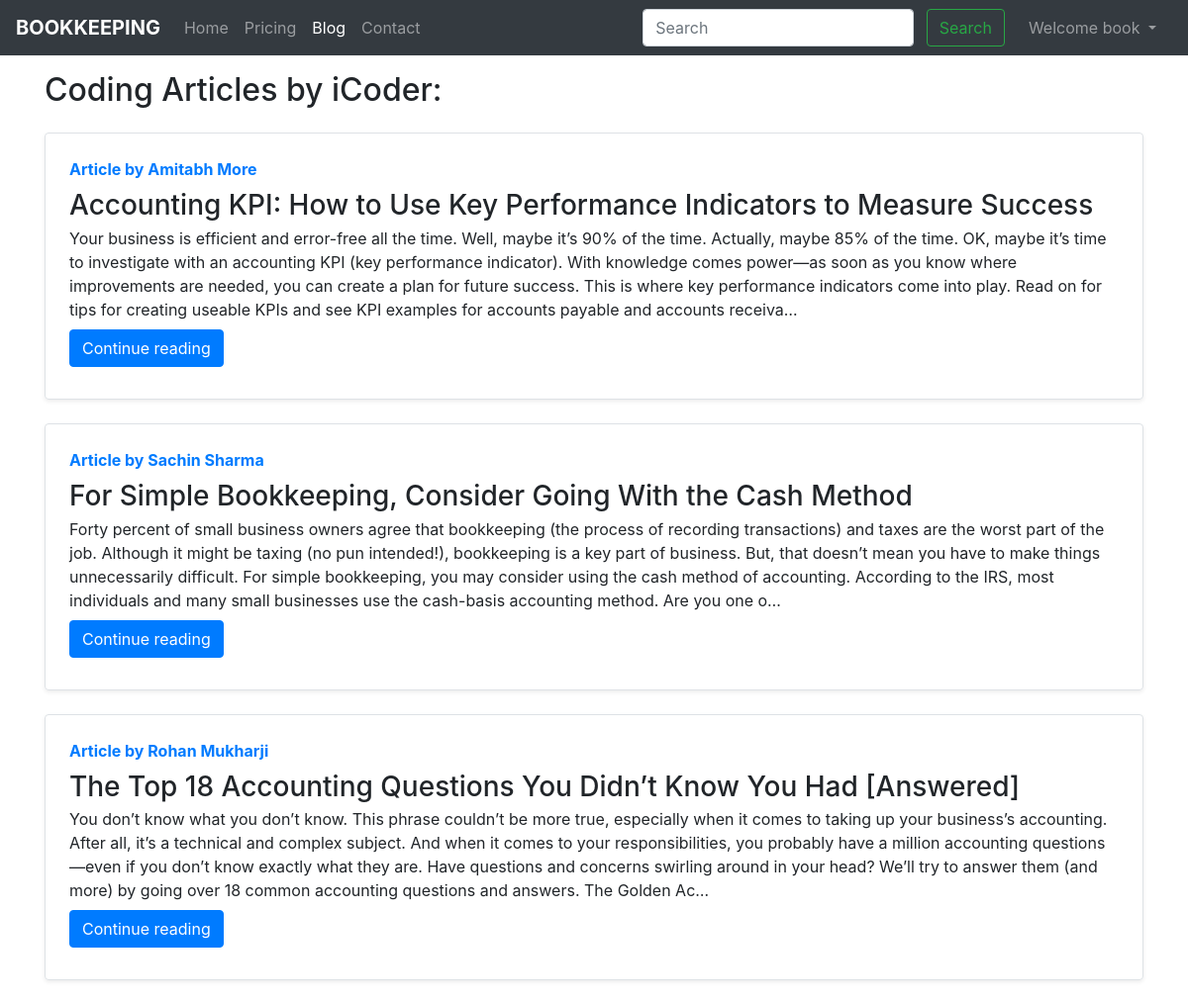
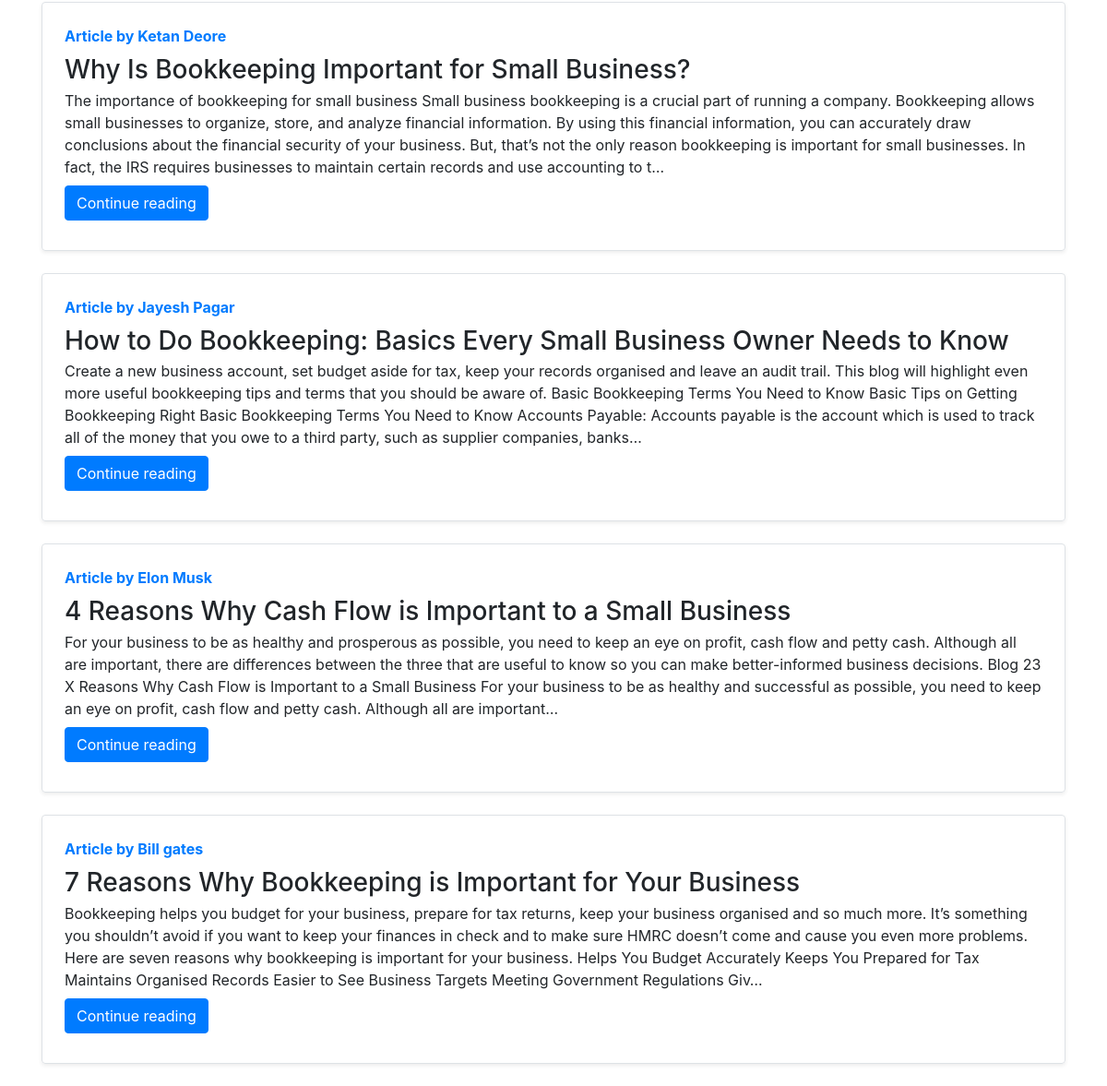
Page /blog/ (signed in) on the committed database (2 pictures, top to bottom).
### blog/models.py (models this page shows, shortened)
class Post(models.Model):
    sno = models.AutoField(primary_key=True)
    title = models.CharField(max_length=255)
    content = models.TextField()
    author = models.CharField(max_length=20)
    slug = models.CharField(max_length=130)
    timeStamp = models.DateTimeField(blank=True)

### blog/views.py (the view)
# urls.py: path('', views.blogHome, name='blogHome'),
def blogHome(request):
    allPosts = Post.objects.all().order_by('-timeStamp')
    context = {'allPosts': allPosts}
    return render(request, 'blog/blogHome.html', context)

### templates/blog/blogHome.html (shortened to what this page needs)
{% extends 'base.html' %}
{% block blogactive %} active {% endblock blogactive %}
{% block body %}
<div class="container my-3">
    <h2>Coding Articles by iCoder:</h2>
    {% for post in allPosts %}
    <div class="row no-gutters border rounded overflow-hidden flex-md-row my-4 shadow-sm h-md-250 position-relative">
        <div class="col p-4 d-flex flex-column position-static">
            <strong class="d-inline-block mb-2 text-primary">Article by {{post.author}}</strong>
            <h3 class="mb-0">{{post.title}}</h3>
            <p class="card-text mb-auto">{{post.content| truncatechars:500 }}</p>
            <div class="my-2">
            <a href="/blog/{{post.slug}}" role="button" class="btn btn-primary">Continue reading</a>
            </div>
        </div>
    </div>
    {% endfor %}
</div>
{% endblock body %}

### templates/base.html (shortened to what this page needs)
{% load static %}
<!doctype html>
<html lang="en">
<head>
  <link rel="stylesheet" href="https://stackpath.bootstrapcdn.com/bootstrap/4.4.1/css/bootstrap.min.css"
>
  <link rel="stylesheet" type="text/css" href="{% static 'css/style.css'%}">
    <link rel="stylesheet" type="text/css" href="{% static 'css/responsive.css'%}">
    <link rel="stylesheet" type="text/css" href="{% static 'css/bootstrap.css'%}">
</head>
<body>
  <nav class="navbar navbar-expand-lg navbar-dark bg-dark  ">
    <a class="navbar-brand" href="/">Bookkeeping</a>
    <div class="collapse navbar-collapse" id="navbarSupportedContent">
      <ul class="navbar-nav mr-auto">
        <li class="nav-item {% block homeactive %} {% endblock homeactive %}">
          <a class="nav-link" href="/">Home <span class="sr-only">(current)</span></a>
        </li>
        <li class="nav-item {% block pricingactive %} {% endblock pricingactive %}">
          <a class="nav-link" href="/pricing">Pricing</a>
        </li>
        <li class="nav-item {% block blogactive %} {% endblock blogactive %}">
          <a class="nav-link" href="/blog">Blog</a>
        </li>
        <li class="nav-item {% block contactactive %} {% endblock contactactive %}">
          <a class="nav-link" href="/contact">Contact</a>
        </li>
      </ul>
      <div class="ml-auto form-inline">
      <form method="get" action="/search" class=" my-2 my-lg-0 mx-3">
        <input class="form-control mr-sm-2" type="search" placeholder="Search" aria-label="Search" name="query"
          id="query">
        <button class="btn btn-outline-success my-2 my-sm-0" type="submit">Search</button>
      </form>
      {% if user.is_authenticated %}
      <ul class="navbar-nav mr-2">
      <li class="nav-item dropdown">
        <a class="nav-link dropdown-toggle" href="#" id="navbarDropdown" role="button" data-toggle="dropdown" aria-haspopup="true" aria-expanded="false">
          Welcome {{request.user}}
        </a>
      </li>
      </ul>
      {% endif %}
      </div>
    </div>
  </nav>
  {% block body %}
  {% endblock body %}
</body>
</html>

### static/css/style.css (style rules this page uses)
body { font-family: "Poppins", sans-serif; color: #0c0c0c; background-color: #ffffff; }
a, a:hover, a:focus { text-decoration: none; }
.btn, .btn:focus { outline: none !important; -webkit-box-shadow: none; box-shadow: none; }
.navbar-brand, .navbar-brand:hover { text-transform: uppercase; font-weight: bold; font-size: 24px; color: #fafcfd; }
.navbar-brand { display: -webkit-box; display: -ms-flexbox; display: flex; -webkit-box-align: center; -ms-flex-align: center; align-items: center; }
body { background: #2e2a2a; color: #FFF; font-size: 62.5%; font-family: 'Roboto', Arial, Helvetica, Sans-serif, Verdana; }
ul { list-style-type: none; }
a { color: #e95846; text-decoration: none; }

### static/css/responsive.css (style rules this page uses)
@media (min-width: 1200px) { .container { max-width: 1170px; } }

### rows in the picture
Post: author "Amitabh More", title "Accounting KPI: How to Use Key Performance Indicators to Measure Success", content "Your business is efficient and error-free all the time. Well, maybe it’s 90% of the time. Actually, maybe 85% of the time. OK, maybe it’s time to investigate with an accounting KPI (key performance indicator). With knowledge comes power—as soon as you know where improvements are needed, you can create a plan for future success. This is where key performance indicators come into play. Read on for tips for creating useable KPIs and see KPI examples for accounts payable and accounts receiva…"
Post: author "Sachin Sharma", title "For Simple Bookkeeping, Consider Going With the Cash Method", content "Forty percent of small business owners agree that bookkeeping (the process of recording transactions) and taxes are the worst part of the job. Although it might be taxing (no pun intended!), bookkeeping is a key part of business. But, that doesn’t mean you have to make things unnecessarily difficult. For simple bookkeeping, you may consider using the cash method of accounting. According to the IRS, most individuals and many small businesses use the cash-basis accounting method. Are you one o…"
Post: author "Rohan Mukharji", title "The Top 18 Accounting Questions You Didn’t Know You Had [Answered]", content "You don’t know what you don’t know. This phrase couldn’t be more true, especially when it comes to taking up your business’s accounting. After all, it’s a technical and complex subject. And when it comes to your responsibilities, you probably have a million accounting questions—even if you don’t know exactly what they are. Have questions and concerns swirling around in your head? We’ll try to answer them (and more) by going over 18 common accounting questions and answers. The Golden Ac…"
Post: author "Ketan Deore", title "Why Is Bookkeeping Important for Small Business?", content "The importance of bookkeeping for small business Small business bookkeeping is a crucial part of running a company. Bookkeeping allows small businesses to organize, store, and analyze financial information. By using this financial information, you can accurately draw conclusions about the financial security of your business. But, that’s not the only reason bookkeeping is important for small businesses. In fact, the IRS requires businesses to maintain certain records and use accounting to t…"
Post: author "Jayesh Pagar", title "How to Do Bookkeeping: Basics Every Small Business Owner Needs to Know", content "Create a new business account, set budget aside for tax, keep your records organised and leave an audit trail. This blog will highlight even more useful bookkeeping tips and terms that you should be aware of. Basic Bookkeeping Terms You Need to Know Basic Tips on Getting Bookkeeping Right Basic Bookkeeping Terms You Need to Know Accounts Payable: Accounts payable is the account which is used to track all of the money that you owe to a third party, such as supplier companies, banks…"
Post: author "Elon Musk", title "4 Reasons Why Cash Flow is Important to a Small Business", content "For your business to be as healthy and prosperous as possible, you need to keep an eye on profit, cash flow and petty cash. Although all are important, there are differences between the three that are useful to know so you can make better-informed business decisions. Blog 23 X Reasons Why Cash Flow is Important to a Small Business For your business to be as healthy and successful as possible, you need to keep an eye on profit, cash flow and petty cash. Although all are important…"
Post: author "Bill gates", title "7 Reasons Why Bookkeeping is Important for Your Business", content "Bookkeeping helps you budget for your business, prepare for tax returns, keep your business organised and so much more. It’s something you shouldn’t avoid if you want to keep your finances in check and to make sure HMRC doesn’t come and cause you even more problems. Here are seven reasons why bookkeeping is important for your business. Helps You Budget Accurately Keeps You Prepared for Tax Maintains Organised Records Easier to See Business Targets Meeting Government Regulations Giv…"

### other values in the picture
{{ request.user }} "book"
